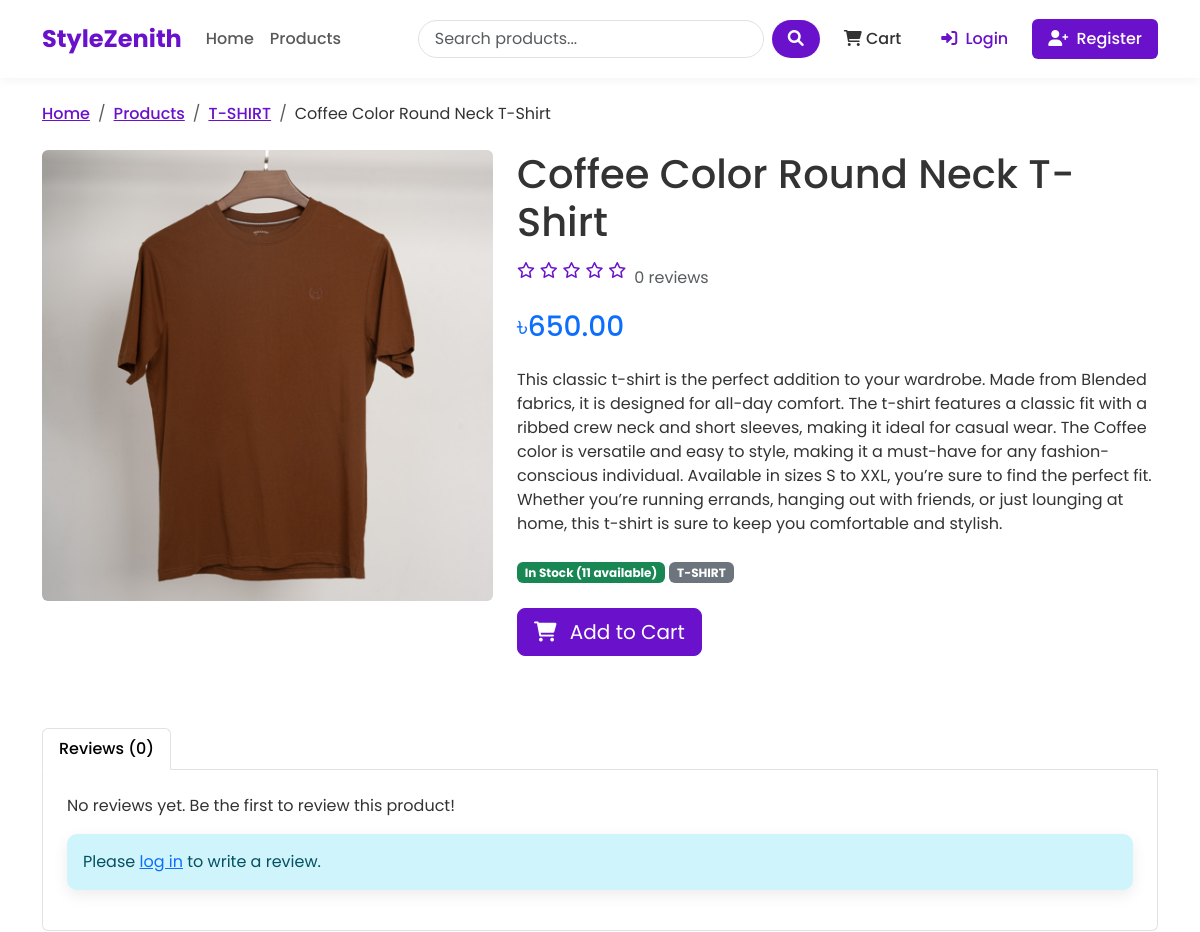
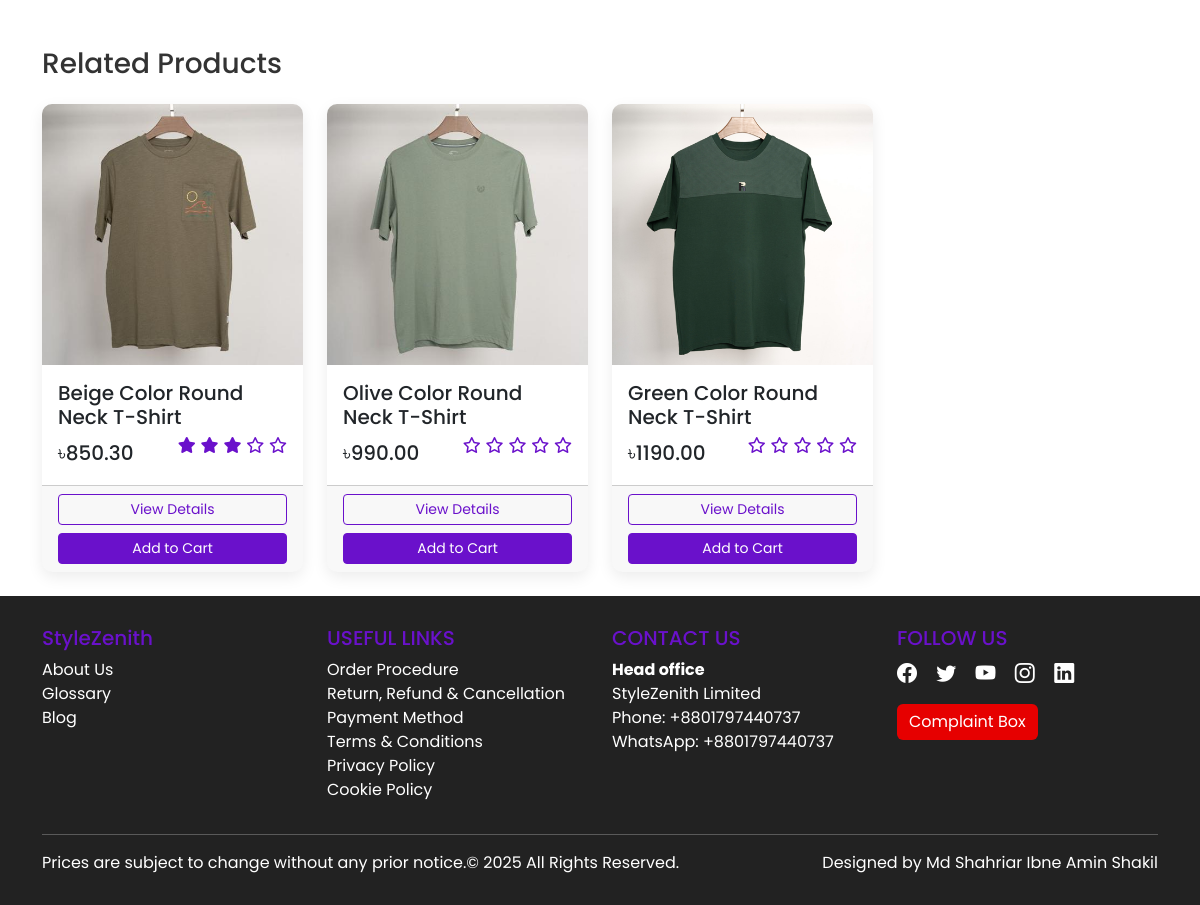
Page /product/coffee-color-round-neck-t-shirt/ on the committed database (2 pictures, top to bottom).
### mall/models.py (models this page shows, shortened)
class Product(models.Model):
    name = models.CharField(max_length=200)
    slug = models.SlugField(max_length=200, unique=True)
    category = models.ForeignKey(Category, related_name='products', on_delete=models.CASCADE) # One category under e multiple products and related_name why we use one category multiple products.
    description = models.TextField()
    price = models.DecimalField(max_digits=10, decimal_places=2) #100.11
    stock = models.PositiveIntegerField(default=1)
    available = models.BooleanField(default=True)
    created = models.DateTimeField(auto_now_add=True)
    updated = models.DateTimeField(auto_now=True)
    image = models.ImageField(upload_to='products/%Y/%m/%d', blank=True)
    def average_rating(self):
        ratings = self.ratings.all()
        if ratings.count() > 0:
            return sum([rating.rating for rating in ratings]) / ratings.count()
        return 0

class Category(models.Model):
        name = models.CharField(max_length=100)
        slug = models.SlugField(max_length=100, unique=True)
        description = models.TextField(blank=True)
        class Meta:
            verbose_name_plural = 'Categories'  # we define for plural representation

### mall/views.py (the view)
# urls.py: path('product/<slug:slug>/', views.product_detail, name='product_detail'),
def product_detail(request, slug):
    product = get_object_or_404(Product, slug=slug, available = True)
    related_products = Product.objects.filter(category = product.category).exclude(id=product.id)
    user_rating = None
    if request.user.is_authenticated:
        try:
            user_rating = Rating.objects.get(product=product, user=request.user)
        except Rating.DoesNotExist:
            pass
    rating_form = RatingForm(instance=user_rating)
    return render(request, 'mall/product_detail.html', {
        'product' : product,
        'related_products' : related_products,
        'user_rating' : user_rating,
        'rating_form' : rating_form
    })

### mall/forms.py
class RatingForm(forms.ModelForm):
    class Meta:
        model = Rating
        fields = ['rating', 'comment']
        widgets = {
            'rating': forms.Select(choices=[(i, i) for i in range(1, 6)]),
            'comment': forms.Textarea(attrs={'rows': 4})
        }

### mall/context_processors.py (called while the page is built)
def cart_items_count(request):
    if request.user.is_authenticated:
        try:
            cart = Cart.objects.get(user=request.user)
            return {'cart_items_count' : cart.get_total_items()}
        except Cart.DoesNotExist:
            return {'cart_items_count' : 0}
    return {'cart_items_count' : 0}

### templates/mall/product_detail.html (shortened to what this page needs)
{% extends 'base.html' %}
{% block content %}
<nav aria-label="breadcrumb">
    <ol class="breadcrumb">
        <li class="breadcrumb-item"><a href="{% url 'mall:home' %}">Home</a></li>
        <li class="breadcrumb-item"><a href="{% url 'mall:product_list' %}">Products</a></li>
        <li class="breadcrumb-item"><a href="{% url 'mall:product_list_by_category' product.category.slug %}">{{ product.category.name }}</a></li>
        <li class="breadcrumb-item active" aria-current="page">{{ product.name }}</li>
    </ol>
</nav>
<div class="row">
    <div class="col-md-5 mb-4">
        {% if product.image %}
        <img src="{{ product.image.url }}" class="img-fluid rounded" alt="{{ product.name }}">
        {% else %}
        <div class="bg-light text-center p-5 rounded">
            <i class="fas fa-image fa-5x text-muted"></i>
        </div>
        {% endif %}
    </div>
    <div class="col-md-7">
        <h1 class="mb-3">{{ product.name }}</h1>
        <div class="d-flex align-items-center mb-3">
            <div class="rating me-2">
                {% for i in "12345" %}
                {% if forloop.counter <= product.average_rating %}
                <i class="fas fa-star"></i>
                {% else %}
                <i class="far fa-star"></i>
                {% endif %}
                {% endfor %}
            </div>
            <span class="text-muted">{{ product.ratings.count }} review{{ product.ratings.count|pluralize }}</span>
        </div>
        <h2 class="h3 text-primary mb-4">৳{{ product.price }}</h2>
        <p class="mb-4">{{ product.description }}</p>
        <div class="mb-4">
            <span class="badge bg-{% if product.stock > 0 %}success{% else %}danger{% endif %}">
                {% if product.stock > 0 %}In Stock ({{ product.stock }} available){% else %}Out of Stock{% endif %}
            </span>
            <span class="badge bg-secondary">{{ product.category.name }}</span>
        </div>
        {% if product.stock > 0 %}
        <form action="{% url 'mall:cart_add' product.id %}" method="post" class="mb-4">
            <button type="submit" class="btn btn-primary btn-lg">
                <i class="fas fa-shopping-cart me-2"></i> Add to Cart
            </button>
        </form>
        {% endif %}
    </div>
</div>
<div class="row mt-5">
    <div class="col-12">
        <ul class="nav nav-tabs" id="productTabs" role="tablist">
            <li class="nav-item" role="presentation">
                <button class="nav-link active" id="reviews-tab" data-bs-toggle="tab" data-bs-target="#reviews"
                        type="button" role="tab" aria-controls="reviews" aria-selected="true">
                    Reviews ({{ product.ratings.count }})
                </button>
            </li>
        </ul>
        <div class="tab-content p-4 border border-top-0 rounded-bottom" id="productTabsContent">
            <div class="tab-pane fade show active" id="reviews" role="tabpanel" aria-labelledby="reviews-tab">
                {% if product.ratings.count > 0 %}
                <div class="mb-4">
                    <h4>Customer Reviews</h4>
                    {% for rating in product.ratings.all %}
                    <div class="card mb-3">
                        <div class="card-body">
                            <div class="d-flex justify-content-between align-items-center mb-2">
                                <h5 class="mb-0">{{ rating.user.username }}</h5>
                                <div class="rating">
                                    {% for i in "12345" %}
                                    {% if forloop.counter <= rating.rating %}
                                    <i class="fas fa-star"></i>
                                    {% else %}
                                    <i class="far fa-star"></i>
                                    {% endif %}
                                    {% endfor %}
                                </div>
                            </div>
                            <p class="text-muted small mb-2">{{ rating.created|date:"F d, Y" }}</p>
                            <p class="mb-0">{{ rating.comment }}</p>
                        </div>
                    </div>
                    {% endfor %}
                </div>
                {% else %}
                <p>No reviews yet. Be the first to review this product!</p>
                {% endif %}
                {% if user.is_authenticated %}
                    {% if user_rating %}
                    <h4>Your Review</h4>
                    <div class="card mb-3">
                        <div class="card-body">
                            <div class="d-flex justify-content-between align-items-center mb-2">
                                <div class="rating">
                                    {% for i in "12345" %}
                                    {% if forloop.counter <= user_rating.rating %}
                                    <i class="fas fa-star"></i>
                                    {% else %}
                                    <i class="far fa-star"></i>
                                    {% endif %}
                                    {% endfor %}
                                </div>
                                <a href="{% url 'mall:rate_product' product.id %}" class="btn btn-sm btn-outline-primary">
                                    Edit Review
                                </a>
                            </div>
                            <p class="mb-0">{{ user_rating.comment }}</p>
                        </div>
                    </div>
                    {% else %}
                    <div class="card">
                        <div class="card-body">
                            <h4>Write a Review</h4>
                            <p>Have you purchased this product? Share your thoughts with other customers!</p>
                            <a href="{% url 'mall:rate_product' product.id %}" class="btn btn-primary">Write a Review</a>
                        </div>
                    </div>
                    {% endif %}
                {% else %}
                <div class="alert alert-info">
                    Please <a href="{% url 'mall:login' %}?next={{ request.path }}">log in</a> to write a review.
                </div>
                {% endif %}
            </div>
        </div>
    </div>
</div>
{% if related_products %}
<div class="row mt-5">
    <div class="col-12">
        <h3 class="mb-4">Related Products</h3>
        <div class="row row-cols-1 row-cols-md-2 row-cols-lg-4 g-4">
            {% for product in related_products %}
            <div class="col">
                <div class="card h-100 product-card">
                    {% if product.image %}
                    <img src="{{ product.image.url }}" class="card-img-top" alt="{{ product.name }}">
                    {% else %}
                    <div class="bg-light text-center p-5">
                        <i class="fas fa-image fa-3x text-muted"></i>
                    </div>
                    {% endif %}
                    <div class="card-body">
                        <h5 class="card-title">{{ product.name }}</h5>
                        <div class="d-flex justify-content-between align-items-center">
                            <span class="h5 mb-0">৳{{ product.price }}</span>
                            <div class="rating">
                                {% for i in "12345" %}
                                {% if forloop.counter <= product.average_rating %}
                                <i class="fas fa-star"></i>
                                {% else %}
                                <i class="far fa-star"></i>
                                {% endif %}
                                {% endfor %}
                            </div>
                        </div>
                    </div>
                    <div class="card-footer">
                        <div class="d-grid gap-2">
                            <a href="{% url 'mall:product_detail' product.slug %}" class="btn btn-sm btn-outline-primary">View Details</a>
                            <form action="{% url 'mall:cart_add' product.id %}" method="post">
                                <button type="submit" class="btn btn-sm btn-primary w-100">Add to Cart</button>
                            </form>
                        </div>
                    </div>
                </div>
            </div>
            {% endfor %}
        </div>
    </div>
</div>
{% endif %}
{% endblock %}

### templates/mall/product_detail.html (style rules this page uses)
.breadcrumb-item a { color: var(--primary-color); font-weight: 500; }
.breadcrumb-item.active { color: var(--text-color); }
.breadcrumb { background-color: transparent; padding: 0; margin-bottom: 1.5rem; }
.rating { display: flex; align-items: center; gap: 0.3rem; margin-bottom: 1rem; }
.rating i { color: var(--primary-color); }

### templates/base.html (style rules this page uses)
:root { --primary-color: #6a11cb; --primary-dark: #5a0cb8; --primary-light: #7c4ddb; --secondary-color: #2575fc; --text-color: #333333; --text-light: #6c757d; --bg-light: #f8f9fa; --border-radius: 10px; --box-shadow: 0 5px 15px rgba(0,0,0,0.08); }
body { font-family: 'Poppins', sans-serif; color: var(--text-color); display: flex; flex-direction: column; min-height: 100vh; }
.nav-link { font-weight: 500; padding: 0.5rem 1rem; transition: all 0.3s ease; }
.product-card { border: none; border-radius: var(--border-radius); overflow: hidden; transition: transform 0.3s, box-shadow 0.3s; box-shadow: var(--box-shadow); }
.rating { color: #ffc107; }
.btn-primary { background-color: var(--primary-color); border-color: var(--primary-color); }
.btn-outline-primary { border-color: var(--primary-color); color: var(--primary-color); }
.alert { border-radius: var(--border-radius); box-shadow: var(--box-shadow); border: none; }

### rows in the picture
Product: category.name "T-SHIRT", name "Coffee Color Round Neck T-Shirt", image (picture), ratings.count "0", price "650.00", description "This classic t-shirt is the perfect addition to your wardrobe. Made from Blended fabrics, it is designed for all-day comfort. The t-shirt features a classic fit with a ribbed crew neck and short sleeves, making it ideal for casual wear. The Coffee color is versatile and easy to style, making it a must-have for any fashion-conscious individual. Available in sizes S to XXL, you’re sure to find the perfect fit. Whether you’re running errands, hanging out with friends, or just lounging at home, this t-shirt is sure to keep you comfortable and stylish.", stock "11"
Product: image (picture), name "Beige Color Round Neck T-Shirt", price "850.30"
Product: image (picture), name "Olive Color Round Neck T-Shirt", price "990.00"
Product: image (picture), name "Green Color Round Neck T-Shirt", price "1190.00"
